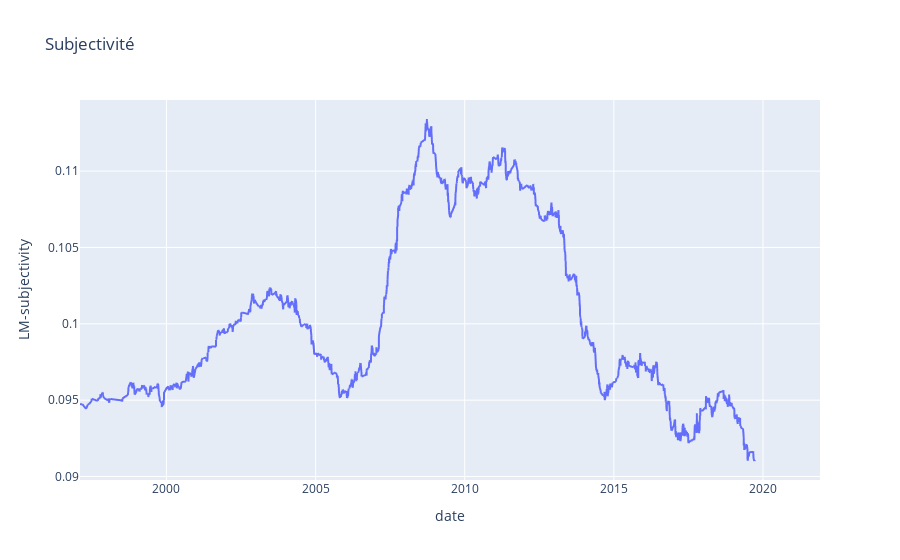

The code cell stored with this chart in its notebook:
### Code cell
#pour demander un input de la période
#val=int(input("Période en jours de la moyenne mobile :"))

val=200
fig=df.rolling(val, on="date").mean().plot(x="date",y="LM-subjectivity",backend='plotly', title="Subjectivité")

fig.show()

### Figure 1 — Plotly figure (JSON) as saved in the notebook; plotly's stock layout.template omitted (floating-point values rounded to 4 significant figures; data arrays with more than 128 entries replaced by an {"elided": "..."} marker saying what was removed)
{"data": [{"hovertemplate": "date=%{x}<br>LM-subjectivity=%{y}<extra></extra>", "legendgroup": "", "line": {"color": "#636efa", "dash": "solid"}, "marker": {"symbol": "circle"}, "mode": "lines", "name": "", "showlegend": false, "type": "scattergl", "x": {"elided": "2330 str values"}, "xaxis": "x", "y": {"elided": "2330 float values"}, "yaxis": "y"}], "layout": {"autosize": true, "legend": {"tracegroupgap": 0}, "title": {"text": "Subjectivité"}, "xaxis": {"anchor": "y", "autorange": true, "domain": [0, 1], "range": ["1997-02-07", "2021-11-29"], "title": {"text": "date"}, "type": "date"}, "yaxis": {"anchor": "x", "autorange": true, "domain": [0, 1], "range": [0.08977, 0.1147], "title": {"text": "LM-subjectivity"}, "type": "linear"}}}
